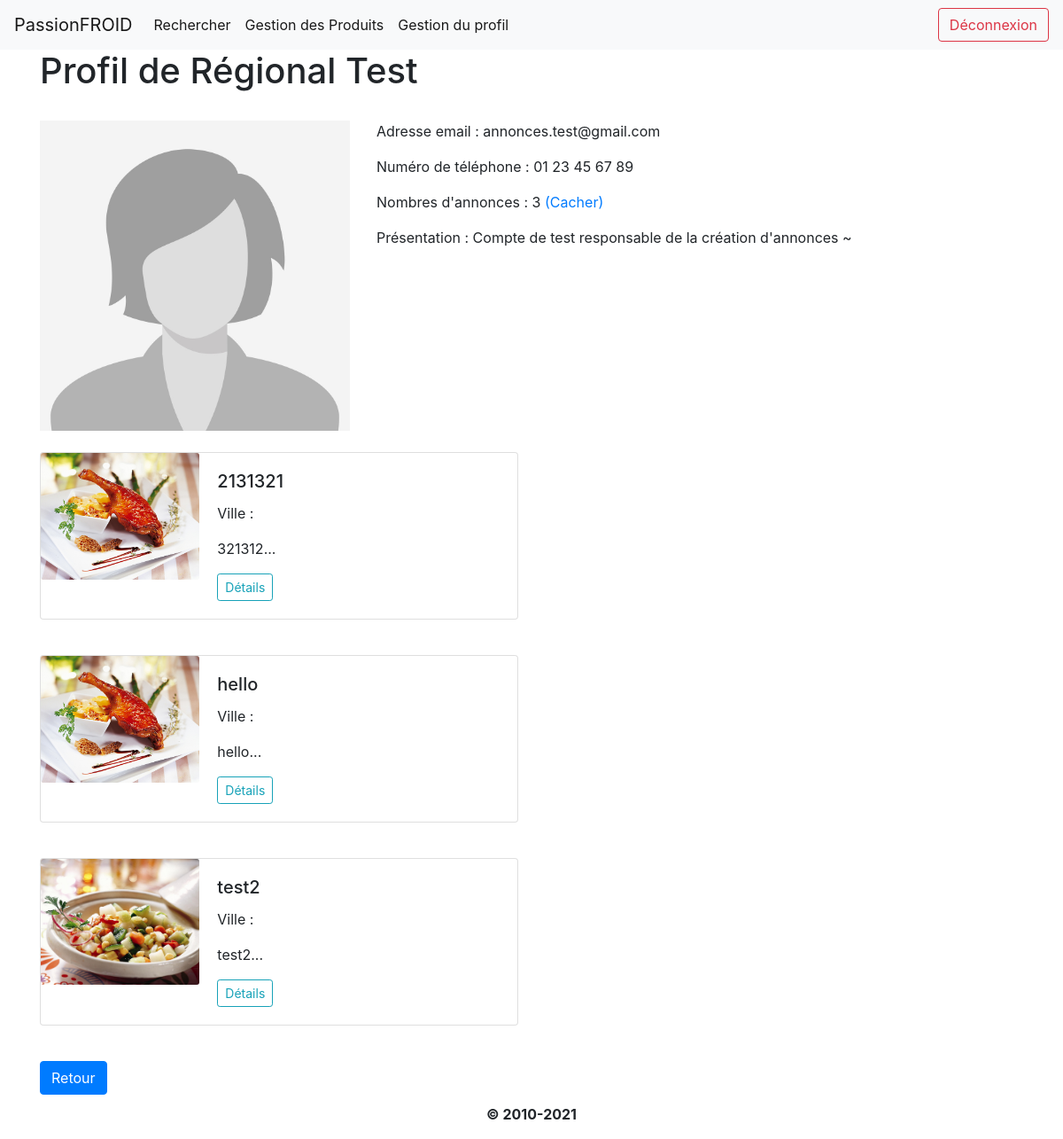
The page /profil.php?IDcompte=20&afficherannonces=true (signed in) on the database its author committed.
### tables this page shows
CREATE TABLE `compte` (
  `id_compte` int(5) NOT NULL,
  `prenom` varchar(20) DEFAULT NULL,
  `nom` varchar(20) DEFAULT NULL,
  `email` varchar(50) DEFAULT NULL,
  `tel` varchar(14) DEFAULT NULL,
  `mdp` varchar(50) DEFAULT NULL,
  `nomphoto` text DEFAULT NULL,
  `solde` int(5) DEFAULT NULL,
  `presentation` varchar(300) DEFAULT NULL
);

CREATE TABLE `annonce` (
  `id_annonce` int(5) NOT NULL,
  `id_compte` int(5) DEFAULT NULL,
  `titre` varchar(50) DEFAULT NULL,
  `descript` text DEFAULT NULL,
  `nomrue` varchar(50) DEFAULT NULL,
  `ville` varchar(50) DEFAULT NULL,
  `codepostal` int(5) DEFAULT NULL,
  `prix` varchar(5) DEFAULT NULL
);

CREATE TABLE `photos` (
  `id_photo` int(5) NOT NULL,
  `id_annonce` int(5) DEFAULT NULL,
  `nomphoto` text DEFAULT NULL
);

### profil.php (the view)
<?php require_once("inc/header.inc.php");
if(!empty($_SESSION["userID"])){
    if(!empty($_GET["IDcompte"])){
        $user = $pdo->query("SELECT * FROM compte WHERE id_compte='$_GET[IDcompte]'");
        $user = $user->fetch(PDO::FETCH_OBJ);
        $nbannonces = $pdo->query("SELECT COUNT(*) FROM annonce WHERE id_compte = $_GET[IDcompte]")->fetchAll();
        $nbannonces = intval($nbannonces[0]["COUNT(*)"]); ?>
        <h1>Profil de <?php echo $user->prenom . " " . $user->nom; ?></h1><br>
        <div class="row">
            <img class="col-md-4" src="img/profile/<?php echo $user->nomphoto; ?>" alt="Photo de profil de l'utilisateur n°<?php echo $user->id_compte; ?>">
            <div class="col">
                <p>Adresse email : <?php echo $user->email; ?></p>
                <p>Numéro de téléphone : <?php echo $user->tel; ?></p>
                <p>Nombres d'annonces : <?php echo $nbannonces;
                if($_GET["afficherannonces"]=="false"){?>
                    <a href="profil.php?IDcompte=<?php echo $_GET['IDcompte']; ?>&afficherannonces=true">(Voir)
                <?php
                }else if($_GET["afficherannonces"]=="true"){ ?>
                    <a href="profil.php?IDcompte=<?php echo $_GET['IDcompte']; ?>&afficherannonces=false">(Cacher)
                <?php } ?>
                </a></p>
                <p>Présentation : <?php echo $user->presentation; ?></p>
            </div>
        </div>
        <?php if($_GET["afficherannonces"]=="true"){
            $annonces = $pdo->query("SELECT * FROM annonce WHERE id_compte = $_GET[IDcompte]");
            while($annonce = $annonces->fetch(PDO::FETCH_OBJ)){ ?>
                <br><div class="card mb-3" style="max-width: 540px;">
                    <div class="row no-gutters">
                        <div class="col-md-4">
                        <?php $photo = $pdo->query("SELECT * FROM photos WHERE id_annonce='$annonce->id_annonce' ORDER BY id_photo LIMIT 1");
                        $photo = $photo->fetch(PDO::FETCH_OBJ); ?>
                        <img src="img/annonces/<?php echo $photo->nomphoto; ?>" class="card-img" alt="Première photo de l'annonce n°<?php echo $annonce->id_annonce; ?>">
                        </div>
                        <div class="col-md-8">
                            <div class="card-body">
                                <h5 class="card-title"><?php echo $annonce->titre; ?></h5>
                                <p class="card-text">Ville : <?php echo $annonce->ville; ?></p>
                                <p class="card-text"><?php echo substr($annonce->descript, 0, 50) . "..."; ?></p>
                                <a class="btn btn-outline-info my-2 my-sm-0 btn-sm" href="detail.php?IDannonce=<?php echo $annonce->id_annonce; ?>">Détails</a>
                            </div>
                        </div>
                    </div>
                </div>
            <?php }
        }
    }else{
        echo "<p style='color: red;>Aucun profil sélectionné.</p>";
    }
    echo '<br><a class="btn btn-primary" href="index.php" style="margin-bottom: 10px;">Retour</a>';
}else{
    echo "<p style='color:red;'>Veuillez vous connecter pour accéder à cette page.</p>";
}
require_once("inc/footer.inc.php"); ?>

### inc/header.inc.php (shortened to what this page needs)
<!DOCTYPE html>
<html lang="fr">
  <head>
    <link rel="stylesheet" href="https://stackpath.bootstrapcdn.com/bootstrap/4.5.0/css/bootstrap.min.css">
    <link href="css/style.css" rel="stylesheet">
  </head>
  <body>
  <header>
    <nav class="navbar navbar-expand-lg navbar-light bg-light">
      <a class="navbar-brand" href="index.php">
        PassionFROID
      </a>
      <div class="collapse navbar-collapse" id="navbarSupportedContent">
        <ul class="navbar-nav mr-auto">
          <li class="nav-item active">
            <a class="nav-link" href="recherche.php">Rechercher</a>
          </li>
        <?php session_start();
        if(isset($_SESSION["userID"])){ ?>
          <li class="nav-item active">
            <a class="nav-link" href="gestionproduits.php">Gestion des Produits</a>
          </li>
          <li class="nav-item active">
            <a class="nav-link" href="compte.php">Gestion du profil</a>
          </li>
        </ul>
        <form method="post">
          <input type="submit" value="Déconnexion" class="btn btn-outline-danger my-2 my-sm-0">
        </form>
        <?php
        } ?>
      </div>
    </nav>
  </header>
  <main role="main" class="container">

### inc/footer.inc.php (shortened to what this page needs)
    </main>
    <footer>
        <div style="height: 40px; width: 100%;">
            <p class="text_1">&copy; 2010-<?php echo date("Y");?></p>
        </div>
    </footer>
  </body>
</html>

### css/style.css (style rules this page uses)
.text_1 { font-weight: bold; text-align: center; }

### rows shown on the page
compte: prenom "Régional", nom "Test", nomphoto (picture), email "annonces.test@gmail.com", tel "01 23 45 67 89", presentation "Compte de test responsable de la création d'annonces ~"
annonce: photos.nomphoto (picture), titre "2131321", descript "321312"
annonce: photos.nomphoto (picture), titre "hello", descript "hello"
annonce: photos.nomphoto (picture), titre "test2", descript "test2"

### other values the page prints
$nbannonces "3"
